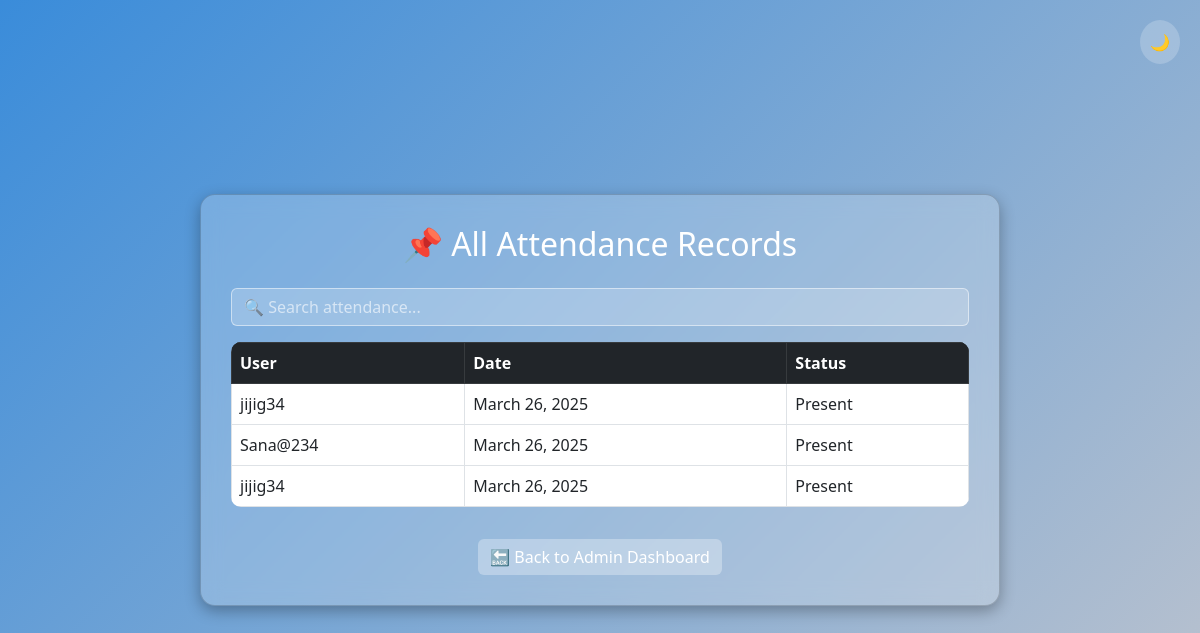
Before: /admin_attendance/ with the older database file.
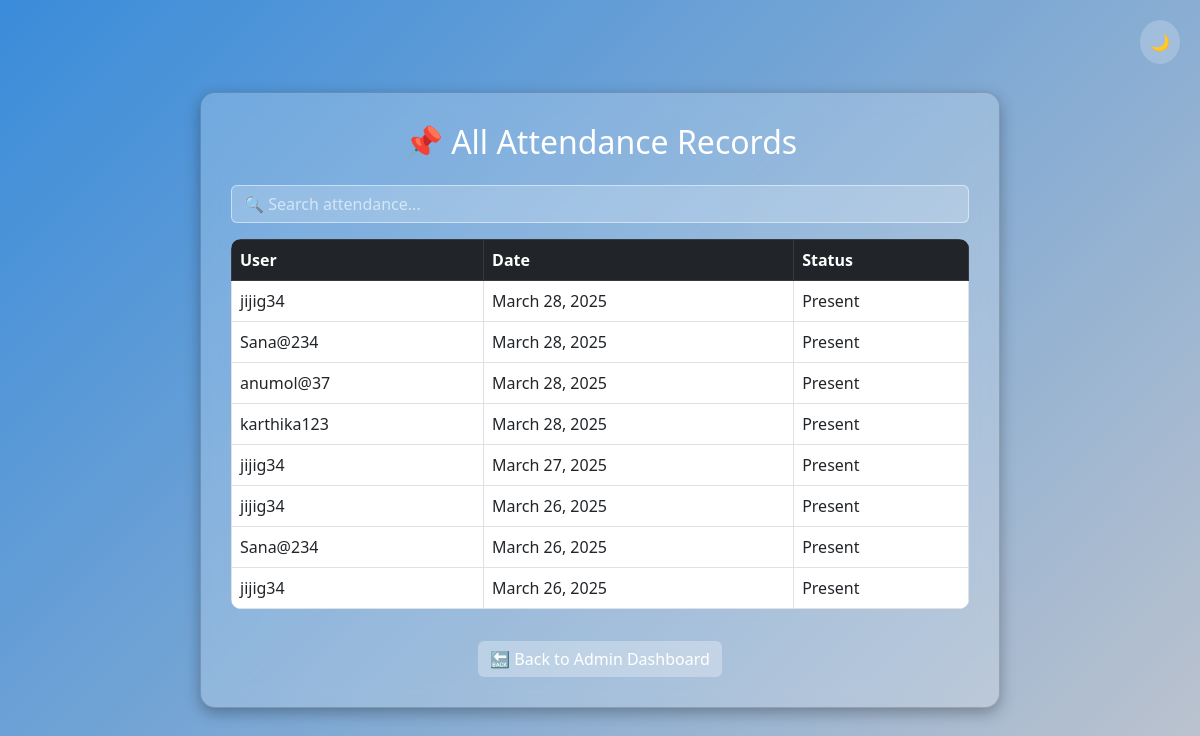
After: the same page with the newer database file.
### main/models.py (models this page shows, shortened)
class Attendance(models.Model):
    user = models.ForeignKey(CustomUser, on_delete=models.CASCADE)
    date = models.DateField(default=date.today)  # Default to today but allows editing
    status = models.CharField(max_length=10, choices=[('Present', 'Present'), ('Absent', 'Absent')])
    class Meta:
        unique_together = ('user', 'date')  # Prevent duplicate records for the same user and date

class CustomUser(AbstractUser):
    age = models.IntegerField(null=True, blank=True, default=18)  # Default age
    address = models.TextField(null=True, blank=True)  # Allow empty addresses
    aadhar = models.CharField(max_length=12, unique=True)  # No validation
    ration_card_number = models.CharField(max_length=20, unique=True)  # No validation
    phone_number = models.CharField(max_length=15, null=True, blank=True)  # Optional phone number
    membership_status = models.CharField(
        max_length=20,
        choices=[('Pending', 'Pending'), ('Approved', 'Approved'), ('Rejected', 'Rejected')],
        default='Pending'
    )
    profile_picture = models.ImageField(upload_to="profile_pics/", blank=True, null=True)  # Allow image upload

### main/views.py (the view)
# urls.py: path("admin_attendance/", views.admin_attendance, name="admin_attendance"),
def admin_attendance(request):
    attendance_records = Attendance.objects.all().order_by("-date")  # Latest records first
    return render(request, "admin_attendance.html", {"attendance_records": attendance_records})

### main/templates/admin_attendance.html (shortened to what this page needs)
<!DOCTYPE html>
<html lang="en">
<head>
    <link rel="stylesheet" href="https://cdn.jsdelivr.net/npm/bootstrap@5.3.0/dist/css/bootstrap.min.css">
</head>
<body>
    <button class="dark-mode-toggle" onclick="toggleDarkMode()">🌙</button>
    <div class="card">
        <h2 class="text-center mb-4">📌 All Attendance Records</h2>
        <input type="text" id="searchInput" class="form-control mb-3" placeholder="🔍 Search attendance..." onkeyup="filterTable()">
        <div class="table-responsive">
            <table class="table table-bordered table-hover text-white">
                <thead class="table-dark">
                    <tr>
                        <th>User</th>
                        <th>Date</th>
                        <th>Status</th>
                    </tr>
                </thead>
                <tbody id="attendanceTable">
                    {% for record in attendance_records %}
                    <tr>
                        <td>{{ record.user.username }}</td>
                        <td>{{ record.date }}</td>
                        <td>{{ record.status }}</td>
                    </tr>
                    {% empty %}
                    <tr><td colspan="3" class="text-center">No attendance records available.</td></tr>
                    {% endfor %}
                </tbody>
            </table>
        </div>
        <div class="text-center mt-3">
            <a href="{% url 'admin_dashboard' %}" class="btn btn-secondary">🔙 Back to Admin Dashboard</a>
        </div>
    </div>
</body>
</html>

### main/templates/admin_attendance.html (style rules this page uses)
body { background: linear-gradient(135deg,rgb(58, 140, 218),rgb(191, 196, 206)); min-height: 100vh; display: flex; justify-content: center; align-items: center; padding: 20px; }
.card { max-width: 800px; width: 100%; padding: 30px; border-radius: 15px; background: rgba(255, 255, 255, 0.2); backdrop-filter: blur(10px); box-shadow: 0px 5px 15px rgba(0, 0, 0, 0.3); color: #fff; }
.table { background: rgba(255, 255, 255, 0.2); border-radius: 10px; overflow: hidden; }
.table thead { background: #343a40; color: #fff; }
.form-control { background: rgba(255, 255, 255, 0.2); color: #fff; border: 1px solid rgba(255, 255, 255, 0.5); }
.form-control::placeholder { color: rgba(255, 255, 255, 0.6); }
.btn-secondary { background: rgba(255, 255, 255, 0.3); border: none; }
.dark-mode-toggle { position: absolute; top: 20px; right: 20px; background: rgba(255, 255, 255, 0.2); border: none; padding: 10px; border-radius: 50%; cursor: pointer; transition: 0.3s; }

Changed rows visible on the page:
added Attendance: user.username "jijig34", date "March 28, 2025", status "Present"
added Attendance: user.username "Sana@234", date "March 28, 2025", status "Present"
added Attendance: user.username "anumol@37", date "March 28, 2025", status "Present"
added Attendance: user.username "karthika123", date "March 28, 2025", status "Present"
added Attendance: user.username "jijig34", date "March 27, 2025", status "Present"
